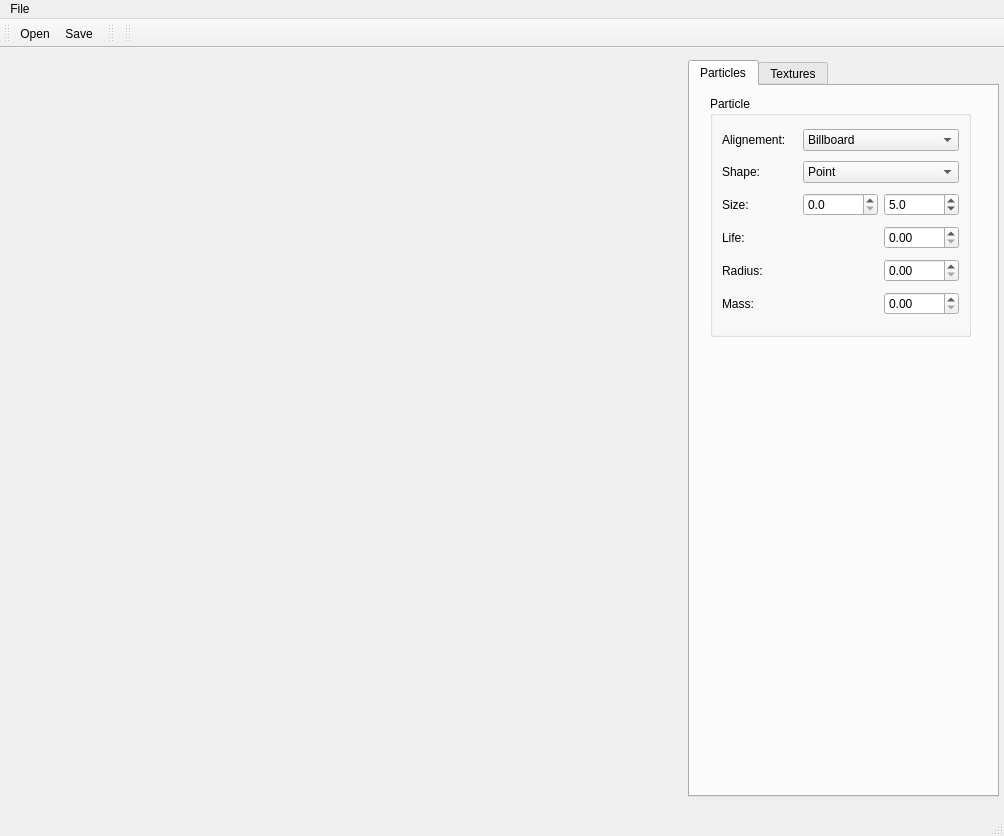
<ui version="4.0" >
 <class>mainWindow</class>
 <widget class="QMainWindow" name="mainWindow" >
  <property name="geometry" >
   <rect>
    <x>0</x>
    <y>0</y>
    <width>1004</width>
    <height>836</height>
   </rect>
  </property>
  <property name="sizePolicy" >
   <sizepolicy vsizetype="Expanding" hsizetype="Expanding" >
    <horstretch>0</horstretch>
    <verstretch>0</verstretch>
   </sizepolicy>
  </property>
  <property name="minimumSize" >
   <size>
    <width>503</width>
    <height>0</height>
   </size>
  </property>
  <property name="windowTitle" >
   <string>MainWindow</string>
  </property>
  <property name="iconSize" >
   <size>
    <width>25</width>
    <height>25</height>
   </size>
  </property>
  <widget class="QWidget" name="centralwidget" >
   <property name="geometry" >
    <rect>
     <x>0</x>
     <y>59</y>
     <width>1004</width>
     <height>755</height>
    </rect>
   </property>
   <widget class="QWidget" name="layoutWidget" >
    <property name="geometry" >
     <rect>
      <x>0</x>
      <y>10</y>
      <width>1001</width>
      <height>741</height>
     </rect>
    </property>
    <layout class="QHBoxLayout" name="horizontalLayout" >
     <property name="margin" >
      <number>2</number>
     </property>
     <item>
      <widget class="ViewerQT" native="1" name="widget" >
       <property name="sizePolicy" >
        <sizepolicy vsizetype="Preferred" hsizetype="Expanding" >
         <horstretch>0</horstretch>
         <verstretch>0</verstretch>
        </sizepolicy>
       </property>
      </widget>
     </item>
     <item>
      <widget class="QTabWidget" name="tabWidget" >
       <property name="sizePolicy" >
        <sizepolicy vsizetype="Expanding" hsizetype="Preferred" >
         <horstretch>0</horstretch>
         <verstretch>0</verstretch>
        </sizepolicy>
       </property>
       <property name="minimumSize" >
        <size>
         <width>311</width>
         <height>0</height>
        </size>
       </property>
       <property name="currentIndex" >
        <number>0</number>
       </property>
       <widget class="QWidget" name="tab" >
        <property name="geometry" >
         <rect>
          <x>0</x>
          <y>0</y>
          <width>305</width>
          <height>710</height>
         </rect>
        </property>
        <attribute name="title" >
         <string>Particles</string>
        </attribute>
        <widget class="QGroupBox" name="groupBox" >
         <property name="geometry" >
          <rect>
           <x>20</x>
           <y>10</y>
           <width>261</width>
           <height>241</height>
          </rect>
         </property>
         <property name="title" >
          <string>Particle</string>
         </property>
         <layout class="QGridLayout" name="gridLayout" >
          <item row="0" column="0" >
           <widget class="QLabel" name="label" >
            <property name="text" >
             <string>Alignement:</string>
            </property>
           </widget>
          </item>
          <item row="0" column="2" colspan="2" >
           <widget class="QComboBox" name="comboBox" >
            <property name="autoFillBackground" >
             <bool>false</bool>
            </property>
            <item>
             <property name="text" >
              <string>Billboard</string>
             </property>
            </item>
            <item>
             <property name="text" >
              <string>Fixed</string>
             </property>
            </item>
           </widget>
          </item>
          <item row="1" column="0" >
           <widget class="QLabel" name="label_2" >
            <property name="text" >
             <string>Shape:</string>
            </property>
           </widget>
          </item>
          <item row="1" column="2" colspan="2" >
           <widget class="QComboBox" name="comboBox_2" >
            <property name="autoFillBackground" >
             <bool>false</bool>
            </property>
            <item>
             <property name="text" >
              <string>Point</string>
             </property>
            </item>
            <item>
             <property name="text" >
              <string>Quad</string>
             </property>
            </item>
            <item>
             <property name="text" >
              <string>Hexagon</string>
             </property>
            </item>
           </widget>
          </item>
          <item row="2" column="0" >
           <widget class="QLabel" name="label_3" >
            <property name="text" >
             <string>Size:</string>
            </property>
           </widget>
          </item>
          <item row="3" column="0" >
           <widget class="QLabel" name="label_4" >
            <property name="text" >
             <string>Life:</string>
            </property>
           </widget>
          </item>
          <item row="3" column="3" >
           <widget class="QDoubleSpinBox" name="doubleSpinBox_2" />
          </item>
          <item row="4" column="0" >
           <widget class="QLabel" name="label_5" >
            <property name="text" >
             <string>Radius:</string>
            </property>
           </widget>
          </item>
          <item row="4" column="3" >
           <widget class="QDoubleSpinBox" name="doubleSpinBox_3" />
          </item>
          <item row="5" column="0" >
           <widget class="QLabel" name="label_6" >
            <property name="text" >
             <string>Mass:</string>
            </property>
           </widget>
          </item>
          <item row="5" column="3" >
           <widget class="QDoubleSpinBox" name="doubleSpinBox_4" />
          </item>
          <item row="2" column="3" >
           <widget class="QDoubleSpinBox" name="doubleSpinBox_5" >
            <property name="decimals" >
             <number>1</number>
            </property>
            <property name="maximum" >
             <double>50.000000000000000</double>
            </property>
            <property name="singleStep" >
             <double>0.100000000000000</double>
            </property>
            <property name="value" >
             <double>5.000000000000000</double>
            </property>
           </widget>
          </item>
          <item row="2" column="2" >
           <widget class="QDoubleSpinBox" name="doubleSpinBox" >
            <property name="decimals" >
             <number>1</number>
            </property>
            <property name="maximum" >
             <double>50.000000000000000</double>
            </property>
           </widget>
          </item>
         </layout>
         <zorder>label</zorder>
         <zorder>comboBox</zorder>
         <zorder>label_2</zorder>
         <zorder>comboBox_2</zorder>
         <zorder>label_3</zorder>
         <zorder>label_4</zorder>
         <zorder>doubleSpinBox_2</zorder>
         <zorder>label_5</zorder>
         <zorder>doubleSpinBox_3</zorder>
         <zorder>label_6</zorder>
         <zorder>doubleSpinBox_4</zorder>
         <zorder>doubleSpinBox_5</zorder>
         <zorder>doubleSpinBox</zorder>
        </widget>
       </widget>
       <widget class="QWidget" name="tab_2" >
        <property name="geometry" >
         <rect>
          <x>0</x>
          <y>0</y>
          <width>305</width>
          <height>710</height>
         </rect>
        </property>
        <attribute name="title" >
         <string>Textures</string>
        </attribute>
       </widget>
      </widget>
     </item>
    </layout>
   </widget>
  </widget>
  <widget class="QMenuBar" name="menubar" >
   <property name="geometry" >
    <rect>
     <x>0</x>
     <y>0</y>
     <width>1004</width>
     <height>22</height>
    </rect>
   </property>
   <widget class="QMenu" name="menuFile" >
    <property name="title" >
     <string>File</string>
    </property>
    <widget class="QMenu" name="menuNew" >
     <property name="title" >
      <string>New</string>
     </property>
     <addaction name="actionParticleSystem" />
    </widget>
    <addaction name="menuNew" />
    <addaction name="actionOpen" />
    <addaction name="actionSave" />
    <addaction name="actionSave_As" />
   </widget>
   <addaction name="menuFile" />
  </widget>
  <widget class="QStatusBar" name="statusbar" >
   <property name="geometry" >
    <rect>
     <x>0</x>
     <y>814</y>
     <width>1004</width>
     <height>22</height>
    </rect>
   </property>
  </widget>
  <widget class="QToolBar" name="toolBar" >
   <property name="geometry" >
    <rect>
     <x>0</x>
     <y>22</y>
     <width>91</width>
     <height>37</height>
    </rect>
   </property>
   <property name="windowTitle" >
    <string>toolBar</string>
   </property>
   <attribute name="toolBarArea" >
    <enum>TopToolBarArea</enum>
   </attribute>
   <attribute name="toolBarBreak" >
    <bool>false</bool>
   </attribute>
   <addaction name="actionOpen" />
   <addaction name="actionSave" />
  </widget>
  <widget class="QToolBar" name="toolBar_2" >
   <property name="geometry" >
    <rect>
     <x>91</x>
     <y>22</y>
     <width>13</width>
     <height>37</height>
    </rect>
   </property>
   <property name="windowTitle" >
    <string>toolBar_2</string>
   </property>
   <attribute name="toolBarArea" >
    <enum>TopToolBarArea</enum>
   </attribute>
   <attribute name="toolBarBreak" >
    <bool>false</bool>
   </attribute>
  </widget>
  <widget class="QToolBar" name="toolBar_3" >
   <property name="geometry" >
    <rect>
     <x>104</x>
     <y>22</y>
     <width>900</width>
     <height>37</height>
    </rect>
   </property>
   <property name="windowTitle" >
    <string>toolBar_3</string>
   </property>
   <attribute name="toolBarArea" >
    <enum>TopToolBarArea</enum>
   </attribute>
   <attribute name="toolBarBreak" >
    <bool>false</bool>
   </attribute>
  </widget>
  <action name="actionOpen" >
   <property name="icon" >
    <iconset>
     <normalon>../../../../Desktop/qt-mac-opensource-src-4.4.0/examples/mainwindows/application/images/open.png</normalon>
    </iconset>
   </property>
   <property name="text" >
    <string>Open</string>
   </property>
  </action>
  <action name="actionSave" >
   <property name="icon" >
    <iconset>
     <normalon>../../../../Desktop/qt-mac-opensource-src-4.4.0/examples/mainwindows/application/images/save.png</normalon>
    </iconset>
   </property>
   <property name="text" >
    <string>Save</string>
   </property>
  </action>
  <action name="actionSave_As" >
   <property name="text" >
    <string>Save As...</string>
   </property>
  </action>
  <action name="actionParticleSystem" >
   <property name="text" >
    <string>ParticleSystem</string>
   </property>
  </action>
  <action name="actionProcedural_Texture" >
   <property name="text" >
    <string>Procedural Texture</string>
   </property>
  </action>
 </widget>
 <customwidgets>
  <customwidget>
   <class>ViewerQT</class>
   <extends>QWidget</extends>
   <header>osgParti/AdapterWidget.hpp</header>
   <container>1</container>
  </customwidget>
 </customwidgets>
 <resources/>
 <connections>
  <connection>
   <sender>comboBox</sender>
   <signal>currentIndexChanged(int)</signal>
   <receiver>comboBox</receiver>
   <slot>setCurrentIndex(int)</slot>
   <hints>
    <hint type="sourcelabel" >
     <x>815</x>
     <y>146</y>
    </hint>
    <hint type="destinationlabel" >
     <x>814</x>
     <y>146</y>
    </hint>
   </hints>
  </connection>
  <connection>
   <sender>comboBox_2</sender>
   <signal>currentIndexChanged(int)</signal>
   <receiver>comboBox_2</receiver>
   <slot>setCurrentIndex(int)</slot>
   <hints>
    <hint type="sourcelabel" >
     <x>816</x>
     <y>181</y>
    </hint>
    <hint type="destinationlabel" >
     <x>816</x>
     <y>181</y>
    </hint>
   </hints>
  </connection>
 </connections>
</ui>
